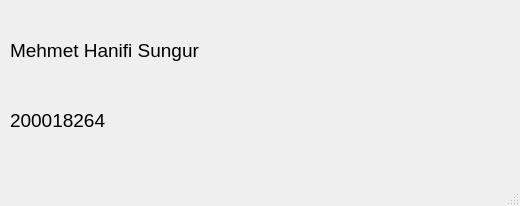
<?xml version="1.0" encoding="UTF-8"?>
<ui version="4.0">
 <class>hakkinda</class>
 <widget class="QMainWindow" name="hakkinda">
  <property name="geometry">
   <rect>
    <x>0</x>
    <y>0</y>
    <width>520</width>
    <height>206</height>
   </rect>
  </property>
  <property name="windowTitle">
   <string>Kütüphane - Hakkında</string>
  </property>
  <property name="windowIcon">
   <iconset>
    <normaloff>Sulu-boya-kitap.png</normaloff>Sulu-boya-kitap.png</iconset>
  </property>
  <widget class="QWidget" name="centralwidget">
   <widget class="QLabel" name="label">
    <property name="geometry">
     <rect>
      <x>10</x>
      <y>0</y>
      <width>451</width>
      <height>101</height>
     </rect>
    </property>
    <property name="font">
     <font>
      <pointsize>14</pointsize>
      <weight>50</weight>
      <bold>false</bold>
     </font>
    </property>
    <property name="text">
     <string>Mehmet Hanifi Sungur </string>
    </property>
   </widget>
   <widget class="QLabel" name="label_2">
    <property name="geometry">
     <rect>
      <x>10</x>
      <y>70</y>
      <width>451</width>
      <height>101</height>
     </rect>
    </property>
    <property name="font">
     <font>
      <pointsize>14</pointsize>
      <weight>50</weight>
      <bold>false</bold>
     </font>
    </property>
    <property name="text">
     <string>200018264</string>
    </property>
   </widget>
  </widget>
  <widget class="QMenuBar" name="menubar">
   <property name="geometry">
    <rect>
     <x>0</x>
     <y>0</y>
     <width>520</width>
     <height>26</height>
    </rect>
   </property>
  </widget>
  <widget class="QStatusBar" name="statusbar"/>
 </widget>
 <resources/>
 <connections/>
</ui>
